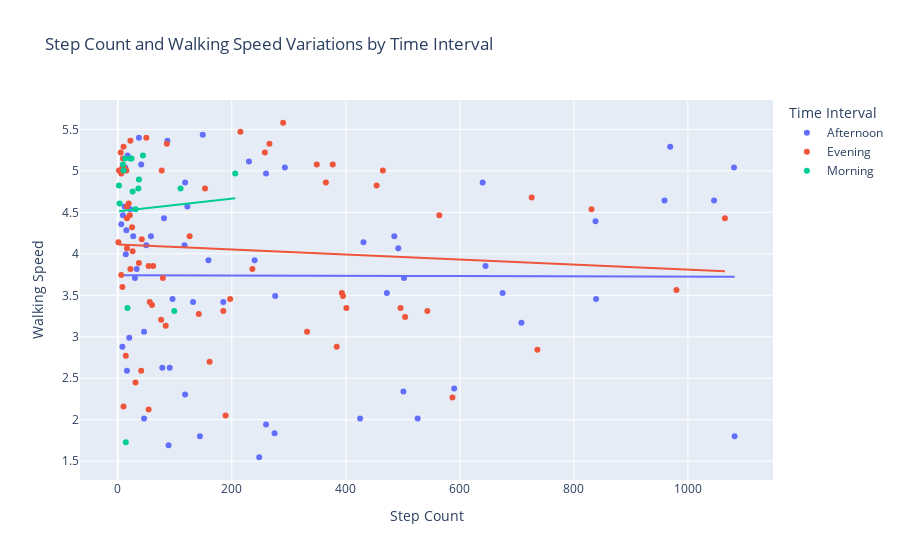

This figure's notebook cell:
### Markdown cell above
- Now, let's have a look at the step count and walking speed variations by time intervals

### Code cell
# Create Time Intervals
time_intervals = pd.cut(pd.to_datetime(data["Time"]).dt.hour,
                        bins=[0, 12, 18, 24],
                        labels=["Morning", "Afternoon", "Evening"], 
                        right=False)

data["Time Interval"] = time_intervals

# Variations in Step Count and Walking Speed by Time Interval
fig = px.scatter(data, x="Step Count",
                  y="Walking Speed",
                  color="Time Interval",
                  title="Step Count and Walking Speed Variations by Time Interval",
                  trendline='ols')
fig.show()

pio.write_image(fig, './images/image7.png')

### Figure 1 — Plotly figure (JSON) as saved in the notebook; plotly's stock layout.template omitted (floating-point values rounded to 4 significant figures)
{"data": [{"hovertemplate": "Time Interval=Afternoon<br>Step Count=%{x}<br>Walking Speed=%{y}<extra></extra>", "legendgroup": "Afternoon", "marker": {"color": "#636efa", "symbol": "circle"}, "mode": "markers", "name": "Afternoon", "orientation": "v", "showlegend": true, "type": "scatter", "x": [46, 645, 14, 13, 17, 122, 839, 118, 590, 425, 260, 838, 959, 89, 472, 117, 30, 492, 431, 502, 708, 675, 58, 27, 81, 6, 50, 78, 96, 132, 33, 91, 16, 501, 240, 20, 8, 185, 144, 526, 46, 118, 230, 293, 12, 9, 41, 22, 15, 485, 1046, 159, 260, 248, 1082, 275, 276, 149, 87, 37, 969, 640, 1081], "xaxis": "x", "y": [3.06, 3.852, 3.996, 5.04, 5.184, 4.572, 3.456, 2.304, 2.376, 2.016, 4.968, 4.392, 4.644, 1.692, 3.528, 4.104, 3.708, 4.068, 4.14, 3.708, 3.168, 3.528, 4.212, 4.212, 4.428, 4.356, 4.104, 2.628, 3.456, 3.42, 3.816, 2.628, 2.592, 2.34, 3.924, 2.988, 2.88, 3.42, 1.8, 2.016, 2.016, 4.86, 5.112, 5.04, 4.572, 4.464, 5.076, 4.536, 4.284, 4.212, 4.644, 3.924, 1.944, 1.548, 1.8, 1.836, 3.492, 5.436, 5.364, 5.4, 5.292, 4.86, 5.04], "yaxis": "y"}, {"hovertemplate": "<b>OLS trendline</b><br>Walking Speed = -1.70101e-05 * Step Count + 3.74265<br>R<sup>2</sup>=0.000023<br><br>Time Interval=Afternoon<br>Step Count=%{x}<br>Walking Speed=%{y} <b>(trend)</b><extra></extra>", "legendgroup": "Afternoon", "marker": {"color": "#636efa", "symbol": "circle"}, "mode": "lines", "name": "Afternoon", "showlegend": false, "type": "scatter", "x": [6, 8, 9, 12, 13, 14, 15, 16, 17, 20, 22, 27, 30, 33, 37, 41, 46, 46, 50, 58, 78, 81, 87, 89, 91, 96, 117, 118, 118, 122, 132, 144, 149, 159, 185, 230, 240, 248, 260, 260, 275, 276, 293, 425, 431, 472, 485, 492, 501, 502, 526, 590, 640, 645, 675, 708, 838, 839, 959, 969, 1046, 1081, 1082], "xaxis": "x", "y": [3.743, 3.743, 3.742, 3.742, 3.742, 3.742, 3.742, 3.742, 3.742, 3.742, 3.742, 3.742, 3.742, 3.742, 3.742, 3.742, 3.742, 3.742, 3.742, 3.742, 3.741, 3.741, 3.741, 3.741, 3.741, 3.741, 3.741, 3.741, 3.741, 3.741, 3.74, 3.74, 3.74, 3.74, 3.74, 3.739, 3.739, 3.738, 3.738, 3.738, 3.738, 3.738, 3.738, 3.735, 3.735, 3.735, 3.734, 3.734, 3.734, 3.734, 3.734, 3.733, 3.732, 3.732, 3.731, 3.731, 3.728, 3.728, 3.726, 3.726, 3.725, 3.724, 3.724], "yaxis": "y"}, {"hovertemplate": "Time Interval=Evening<br>Step Count=%{x}<br>Walking Speed=%{y}<extra></extra>", "legendgroup": "Evening", "marker": {"color": "#EF553B", "symbol": "circle"}, "mode": "markers", "name": "Evening", "orientation": "v", "showlegend": true, "type": "scatter", "x": [8, 564, 153, 16, 22, 16, 587, 496, 395, 401, 384, 161, 736, 142, 10, 8, 6, 56, 26, 1, 236, 14, 504, 60, 54, 77, 19, 189, 31, 84, 76, 41, 37, 21, 50, 10, 22, 15, 79, 454, 465, 11, 365, 377, 5, 9, 2, 86, 42, 332, 185, 290, 215, 258, 266, 54, 6, 349, 980, 726, 1065, 831, 126, 62, 25, 543, 393, 197, 16], "xaxis": "x", "y": [5.04, 4.464, 4.788, 4.068, 3.816, 4.572, 2.268, 3.348, 3.492, 3.348, 2.88, 2.7, 2.844, 3.276, 2.16, 3.6, 3.744, 3.42, 4.032, 4.14, 3.816, 2.772, 3.24, 3.384, 2.124, 5.004, 4.608, 2.052, 2.448, 3.132, 3.204, 2.592, 3.888, 4.464, 5.4, 5.292, 5.364, 5.004, 3.708, 4.824, 5.004, 5.04, 4.86, 5.076, 5.22, 5.148, 5.004, 5.328, 4.176, 3.06, 3.312, 5.58, 5.472, 5.22, 5.328, 3.852, 4.968, 5.076, 3.564, 4.68, 4.428, 4.536, 4.212, 3.852, 4.32, 3.312, 3.528, 3.456, 4.428], "yaxis": "y"}, {"hovertemplate": "<b>OLS trendline</b><br>Walking Speed = -0.000303736 * Step Count + 4.11271<br>R<sup>2</sup>=0.006415<br><br>Time Interval=Evening<br>Step Count=%{x}<br>Walking Speed=%{y} <b>(trend)</b><extra></extra>", "legendgroup": "Evening", "marker": {"color": "#EF553B", "symbol": "circle"}, "mode": "lines", "name": "Evening", "showlegend": false, "type": "scatter", "x": [1, 2, 5, 6, 6, 8, 8, 9, 10, 10, 11, 14, 15, 16, 16, 16, 19, 21, 22, 22, 25, 26, 31, 37, 41, 42, 50, 54, 54, 56, 60, 62, 76, 77, 79, 84, 86, 126, 142, 153, 161, 185, 189, 197, 215, 236, 258, 266, 290, 332, 349, 365, 377, 384, 393, 395, 401, 454, 465, 496, 504, 543, 564, 587, 726, 736, 831, 980, 1065], "xaxis": "x", "y": [4.112, 4.112, 4.111, 4.111, 4.111, 4.11, 4.11, 4.11, 4.11, 4.11, 4.109, 4.108, 4.108, 4.108, 4.108, 4.108, 4.107, 4.106, 4.106, 4.106, 4.105, 4.105, 4.103, 4.101, 4.1, 4.1, 4.098, 4.096, 4.096, 4.096, 4.094, 4.094, 4.09, 4.089, 4.089, 4.087, 4.087, 4.074, 4.07, 4.066, 4.064, 4.057, 4.055, 4.053, 4.047, 4.041, 4.034, 4.032, 4.025, 4.012, 4.007, 4.002, 3.998, 3.996, 3.993, 3.993, 3.991, 3.975, 3.971, 3.962, 3.96, 3.948, 3.941, 3.934, 3.892, 3.889, 3.86, 3.815, 3.789], "yaxis": "y"}, {"hovertemplate": "Time Interval=Morning<br>Step Count=%{x}<br>Walking Speed=%{y}<extra></extra>", "legendgroup": "Morning", "marker": {"color": "#00cc96", "symbol": "circle"}, "mode": "markers", "name": "Morning", "orientation": "v", "showlegend": true, "type": "scatter", "x": [37, 14, 22, 206, 44, 17, 24, 26, 110, 2, 9, 13, 10, 36, 99, 3, 31], "xaxis": "x", "y": [4.896, 1.728, 5.148, 4.968, 5.184, 3.348, 5.148, 4.752, 4.788, 4.824, 5.076, 5.148, 5.004, 4.788, 3.312, 4.608, 4.536], "yaxis": "y"}, {"hovertemplate": "<b>OLS trendline</b><br>Walking Speed = 0.000760925 * Step Count + 4.513<br>R<sup>2</sup>=0.001872<br><br>Time Interval=Morning<br>Step Count=%{x}<br>Walking Speed=%{y} <b>(trend)</b><extra></extra>", "legendgroup": "Morning", "marker": {"color": "#00cc96", "symbol": "circle"}, "mode": "lines", "name": "Morning", "showlegend": false, "type": "scatter", "x": [2, 3, 9, 10, 13, 14, 17, 22, 24, 26, 31, 36, 37, 44, 99, 110, 206], "xaxis": "x", "y": [4.515, 4.515, 4.52, 4.521, 4.523, 4.524, 4.526, 4.53, 4.531, 4.533, 4.537, 4.54, 4.541, 4.546, 4.588, 4.597, 4.67], "yaxis": "y"}], "layout": {"legend": {"title": {"text": "Time Interval"}, "tracegroupgap": 0}, "title": {"text": "Step Count and Walking Speed Variations by Time Interval"}, "xaxis": {"anchor": "y", "domain": [0, 1], "title": {"text": "Step Count"}}, "yaxis": {"anchor": "x", "domain": [0, 1], "title": {"text": "Walking Speed"}}}}
